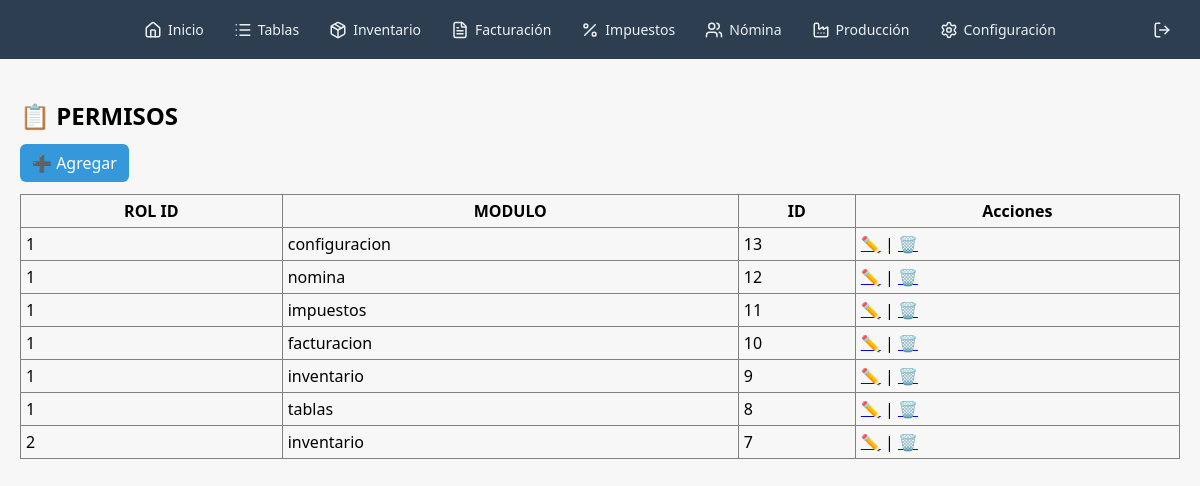
The page /configuracion/permisos/permisos.php (signed in) on the database its author committed.
### tables this page shows
CREATE TABLE permisos (`rol_id` TEXT, `modulo` TEXT, `id` INTEGER PRIMARY KEY AUTOINCREMENT);

### configuracion/permisos/permisos.php (the view, shortened to what this page needs)
<?php
$nivel = '../../';
require_once("{$nivel}componentes/plantilla.php");
require_once("{$nivel}conexion/conexion.php");
$columnas = $conexion->query("PRAGMA table_info(permisos)")->fetchAll(PDO::FETCH_ASSOC);
$datos = $conexion->query("SELECT * FROM permisos ORDER BY id DESC")->fetchAll(PDO::FETCH_ASSOC);
$json = "encabezados_permisos.json";
$etiquetas = file_exists($json) ? json_decode(file_get_contents($json), true) : [];
?>
<h2 style='font-family:Segoe UI;'>📋 <?= strtoupper("permisos") ?></h2>
<a href='agregar_permisos.php' style='background:#3498db;color:white;padding:8px 12px;border-radius:6px;text-decoration:none;'>➕ Agregar</a>
<div class='contenedor-tabla' style='margin-top:20px;'>
<table border='1' cellpadding='5' cellspacing='0' style='width:100%; border-collapse:collapse;'>
<thead>
<tr>
<?php foreach ($columnas as $col): ?>
    <th><?= htmlspecialchars($etiquetas[$col['name']] ?? strtoupper(str_replace('_', ' ', $col['name']))) ?></th>
<?php endforeach; ?>
<th>Acciones</th>
</tr>
</thead>
<tbody>
<?php foreach ($datos as $fila): ?>
<tr>
<?php foreach ($columnas as $col): ?>
    <td><?= htmlspecialchars($fila[$col['name']]) ?></td>
<?php endforeach; ?>
    <td>
        <a href='editar_permisos.php?id=<?= $fila['id'] ?>'>✏️</a>
        |
        <a href='eliminar_permisos.php?id=<?= $fila['id'] ?>' onclick="return confirm('¿Eliminar este registro?')">🗑️</a>
    </td>
</tr>
<?php endforeach; ?>
</tbody>
</table>
</div>

### componentes/plantilla.php (shortened to what this page needs)
<?php
$urlBase = "/";
$rol = strtolower($_SESSION['rol'] ?? 'usuario');
?>
<!DOCTYPE html>
<html lang="es">
<head>
</head>
<body>
<nav>
    <a href="<?= $urlBase ?>inicio/inicio.php"><i data-lucide="home"></i>Inicio</a>
    <?php if ($rol === 'administrador' || $rol === 'admin'): ?>
        <a href="<?= $urlBase ?>tablas/index.php"><i data-lucide="list"></i>Tablas</a>
        <a href="<?= $urlBase ?>inventario/index.php"><i data-lucide="package"></i>Inventario</a>
        <a href="<?= $urlBase ?>facturacion/index.php"><i data-lucide="file-text"></i>Facturación</a>
        <a href="<?= $urlBase ?>impuestos/index.php"><i data-lucide="percent"></i>Impuestos</a>
        <a href="<?= $urlBase ?>nomina/index.php"><i data-lucide="users"></i>Nómina</a>
        <a href="<?= $urlBase ?>produccion/index.php"><i data-lucide="factory"></i>Producción</a>
        <a href="<?= $urlBase ?>configuracion/index.php"><i data-lucide="settings"></i>Configuración</a>
    <?php elseif ($rol === 'usuario'): ?>
        <a href="<?= $urlBase ?>inventario/index.php"><i data-lucide="package"></i>Inventario</a>
    <?php endif; ?>
    <a href="<?= $urlBase ?>login/logout.php" class="logout-button" title="Cerrar sesión">
        <i data-lucide="log-out"></i>
    </a>
</nav>
<div class="main-content">

### componentes/plantilla.php (style rules this page uses)
* { box-sizing: border-box; }
body { font-family: 'Segoe UI', sans-serif; margin: 0; padding: 0; background-color: #f7f7f7; }
nav { background-color: #2c3e50; display: flex; flex-wrap: wrap; align-items: center; justify-content: center; padding: 10px 0; position: relative; }
nav a { color: #ecf0f1; text-decoration: none; padding: 10px 15px; display: flex; align-items: center; font-size: 14px; transition: background 0.2s; }
nav a svg { margin-right: 6px; width: 18px; height: 18px; }
.logout-button { position: absolute; right: 15px; top: 50%; transform: translateY(-50%); background: transparent; padding: 8px; }
.main-content { padding: 20px; }

### rows shown on the page
permisos: name "1", name "configuracion", name "13"
permisos: name "1", name "nomina", name "12"
permisos: name "1", name "impuestos", name "11"
permisos: name "1", name "facturacion", name "10"
permisos: name "1", name "inventario", name "9"
permisos: name "1", name "tablas", name "8"
permisos: name "2", name "inventario", name "7"

### other values the page prints
$etiquetas[$col['name']] "ROL ID"
$etiquetas[$col['name']] "MODULO"
$etiquetas[$col['name']] "ID"
